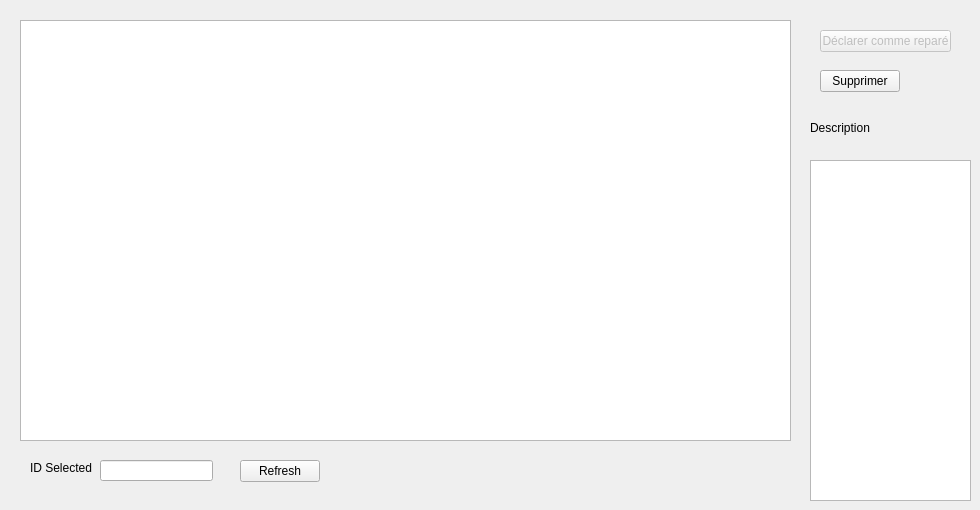
      <widget class="QWidget" name="tab_18">
       <attribute name="title">
        <string>Réparations</string>
       </attribute>
       <widget class="QTableView" name="tableView_reparations">
        <property name="geometry">
         <rect>
          <x>20</x>
          <y>20</y>
          <width>771</width>
          <height>421</height>
         </rect>
        </property>
       </widget>
       <widget class="QPushButton" name="declarerepare">
        <property name="enabled">
         <bool>false</bool>
        </property>
        <property name="geometry">
         <rect>
          <x>820</x>
          <y>30</y>
          <width>131</width>
          <height>22</height>
         </rect>
        </property>
        <property name="text">
         <string>Déclarer comme reparé</string>
        </property>
       </widget>
       <widget class="QLabel" name="label_16">
        <property name="geometry">
         <rect>
          <x>810</x>
          <y>120</y>
          <width>71</width>
          <height>16</height>
         </rect>
        </property>
        <property name="text">
         <string>Description</string>
        </property>
       </widget>
       <widget class="QTextBrowser" name="textBrowser">
        <property name="geometry">
         <rect>
          <x>810</x>
          <y>160</y>
          <width>161</width>
          <height>341</height>
         </rect>
        </property>
       </widget>
       <widget class="QLabel" name="label_17">
        <property name="geometry">
         <rect>
          <x>30</x>
          <y>460</y>
          <width>91</width>
          <height>16</height>
         </rect>
        </property>
        <property name="text">
         <string>ID Selected</string>
        </property>
       </widget>
       <widget class="QLineEdit" name="id_selected_reparation">
        <property name="geometry">
         <rect>
          <x>100</x>
          <y>460</y>
          <width>113</width>
          <height>21</height>
         </rect>
        </property>
       </widget>
       <widget class="QPushButton" name="pushButton_15">
        <property name="geometry">
         <rect>
          <x>240</x>
          <y>460</y>
          <width>80</width>
          <height>22</height>
         </rect>
        </property>
        <property name="text">
         <string>Refresh</string>
        </property>
       </widget>
       <widget class="QPushButton" name="supprimer_reparation">
        <property name="geometry">
         <rect>
          <x>820</x>
          <y>70</y>
          <width>80</width>
          <height>22</height>
         </rect>
        </property>
        <property name="text">
         <string>Supprimer</string>
        </property>
       </widget>
      </widget>
